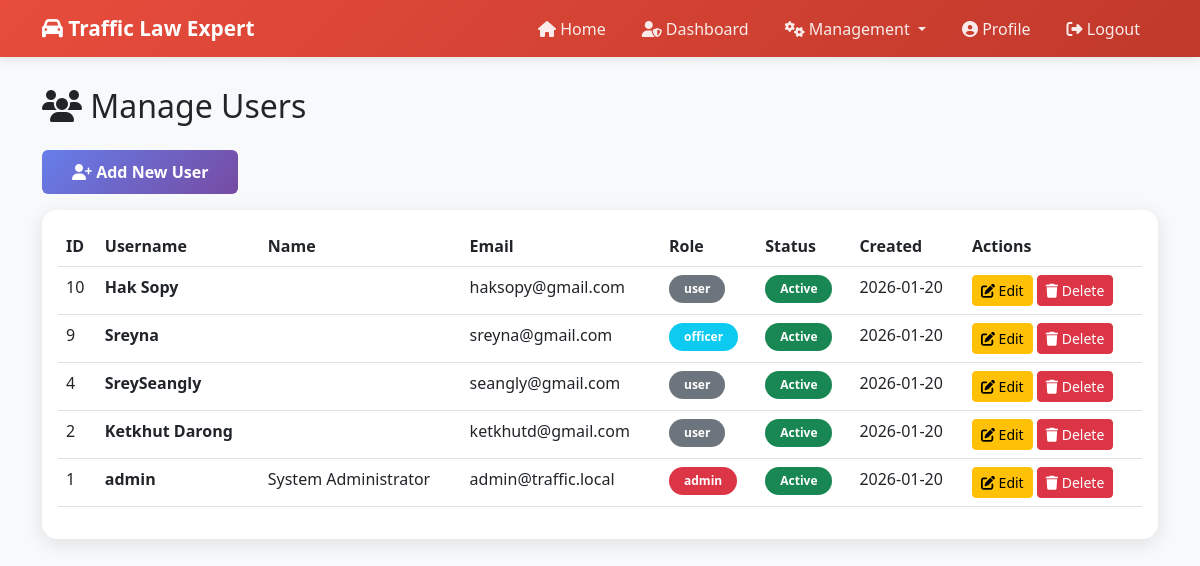
Page /admin/users (signed in) on the committed database.
### tables this page shows
CREATE TABLE users (
            id INTEGER PRIMARY KEY AUTOINCREMENT,
            username TEXT UNIQUE NOT NULL,
            email TEXT UNIQUE,
            password TEXT NOT NULL,
            role TEXT DEFAULT 'user',
            first_name TEXT,
            last_name TEXT,
            phone TEXT,
            is_active INTEGER DEFAULT 1,
            created_at TIMESTAMP DEFAULT CURRENT_TIMESTAMP,
            updated_at TIMESTAMP DEFAULT CURRENT_TIMESTAMP
        );

### routes/admin.py (the view)
@admin_bp.route('/users')
@role_required('admin')
def manage_users():
    users = User.get_all()
    return render_template('admin/users.html', users=users)

### models/user.py (called while the page is built)
    @staticmethod
    def get_all(role=None):
        conn = get_db()
        cursor = conn.cursor()
        if role:
            cursor.execute('SELECT * FROM users WHERE role = ? ORDER BY created_at DESC', (role,))
        else:
            cursor.execute('SELECT * FROM users ORDER BY created_at DESC')
        results = cursor.fetchall()
        conn.close()
        return results

### utils/db.py (called while the page is built)
def get_db():
    conn = sqlite3.connect(Config.DATABASE)
    conn.row_factory = sqlite3.Row
    return conn

### templates/admin/users.html (shortened to what this page needs)
{% extends "base.html" %}
{% block content %}
<h2 class="mb-4">
    <i class="fas fa-users"></i> Manage Users
</h2>
<button class="btn btn-primary mb-3" data-bs-toggle="modal" data-bs-target="#addUserModal">
    <i class="fas fa-user-plus"></i> Add New User
</button>
<div class="card">
    <div class="card-body">
        <div class="table-responsive">
            <table class="table table-hover">
                <thead>
                    <tr>
                        <th>ID</th>
                        <th>Username</th>
                        <th>Name</th>
                        <th>Email</th>
                        <th>Role</th>
                        <th>Status</th>
                        <th>Created</th>
                        <th>Actions</th>
                    </tr>
                </thead>
                <tbody>
                    {% for user in users %}
                    <tr>
                        <td>{{ user.id }}</td>
                        <td><strong>{{ user.username }}</strong></td>
                        <td>{{ user.first_name or '' }} {{ user.last_name or '' }}</td>
                        <td>{{ user.email or 'N/A' }}</td>
                        <td>
                            <span class="badge bg-{{ 'danger' if user.role == 'admin' else 'info' if user.role == 'officer' else 'secondary' }}">
                                {{ user.role }}
                            </span>
                        </td>
                        <td>
                            <span class="badge bg-{{ 'success' if user.is_active else 'danger' }}">
                                {{ 'Active' if user.is_active else 'Inactive' }}
                            </span>
                        </td>
                        <td>{{ user.created_at[:10] }}</td>
                        <td>
                            <button class="btn btn-sm btn-warning" data-bs-toggle="modal" data-bs-target="#editUserModal{{ user.id }}">
                                <i class="fas fa-edit"></i> Edit
                            </button>
                            <button class="btn btn-sm btn-danger" onclick="deleteUser({{ user.id }})">
                                <i class="fas fa-trash"></i> Delete
                            </button>
                        </td>
                    </tr>
                    {% endfor %}
                </tbody>
            </table>
        </div>
    </div>
</div>
{% endblock %}

### templates/base.html (style rules this page uses)
:root { --primary-color: #667eea; --secondary-color: #764ba2; --success-color: #28a745; --danger-color: #dc3545; --warning-color: #ffc107; --light-bg: #f8f9fa; }
body { font-family: 'Segoe UI', Tahoma, Geneva, Verdana, sans-serif; background-color: var(--light-bg); }
.card { border: none; border-radius: 15px; box-shadow: 0 5px 20px rgba(0, 0, 0, 0.1); margin-bottom: 20px; }
.btn-primary { background: linear-gradient(135deg, var(--primary-color) 0%, var(--secondary-color) 100%); border: none; font-weight: 600; padding: 10px 30px; transition: all 0.3s; }
.badge { font-weight: 600; padding: 8px 15px; border-radius: 20px; }

### rows in the picture
users: id "10", username "Hak Sopy", email "haksopy@gmail.com", role "user", is_active "Active", created_at "2026-01-20"
users: id "9", username "Sreyna", email "sreyna@gmail.com", role "officer", is_active "Active", created_at "2026-01-20"
users: id "4", username "SreySeangly", email "seangly@gmail.com", role "user", is_active "Active", created_at "2026-01-20"
users: id "2", username "Ketkhut Darong", email "ketkhutd@gmail.com", role "user", is_active "Active", created_at "2026-01-20"
users: id "1", username "admin", first_name "System", last_name "Administrator", email "admin@traffic.local", role "admin", is_active "Active", created_at "2026-01-20"
